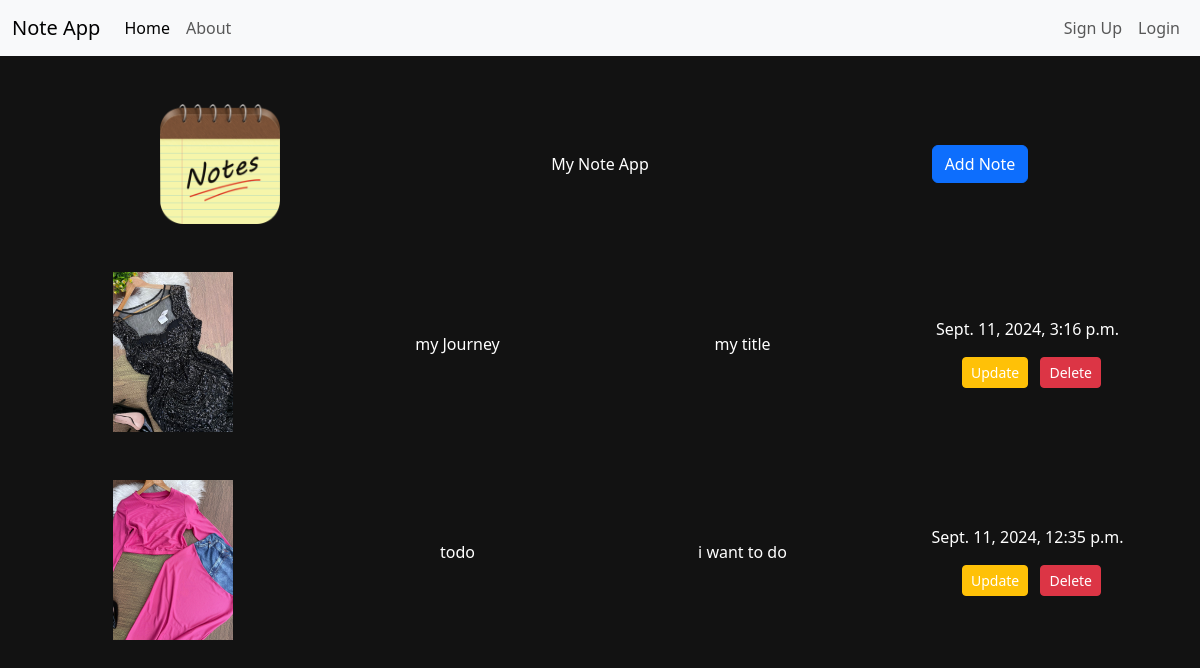
Before: / with the older database file.
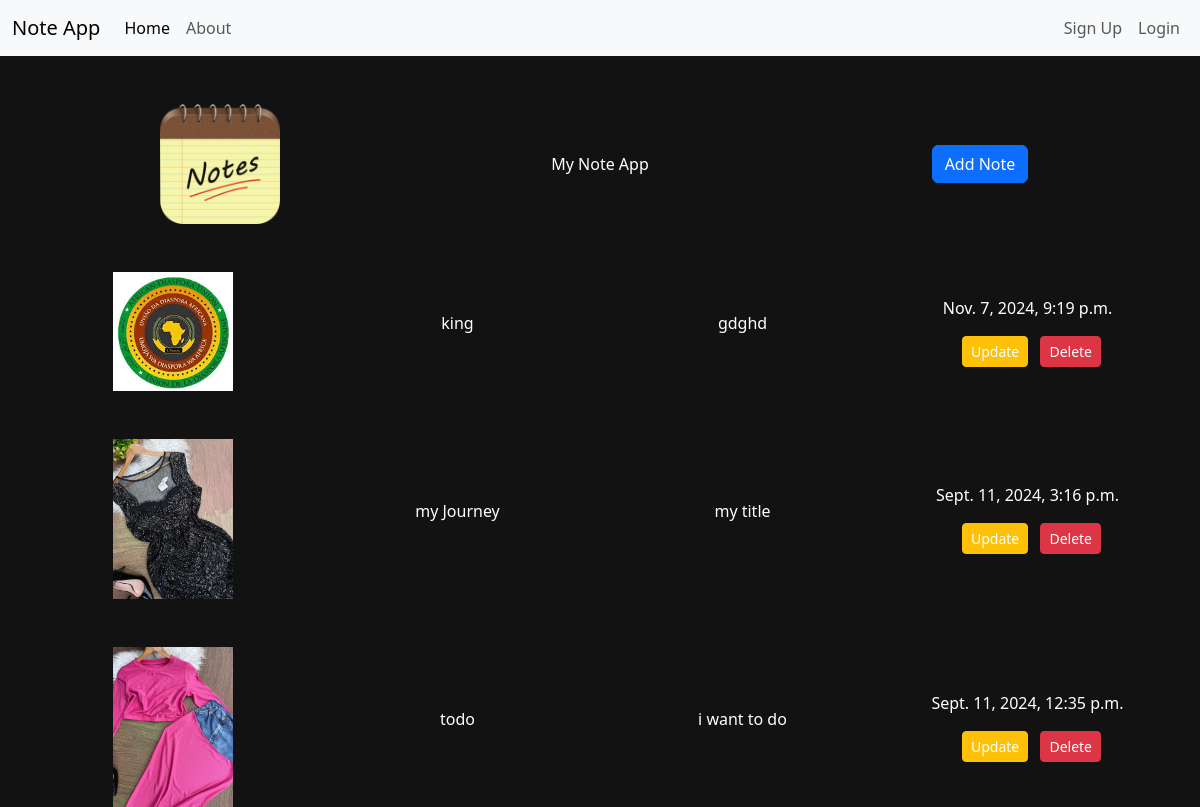
After: the same page with the newer database file.
### app/models.py (models this page shows, shortened)
class Note(models.Model):
    id = models.AutoField(primary_key=True)
    title = models.CharField(max_length=55, null=False, blank=False)
    content = models.TextField(null=False, blank=False)
    image = models.ImageField(upload_to='mymedia', null=True, blank=True)
    created_at = models.DateTimeField(auto_now=True)
    class meta:
        ordering = ['created_at']

### app/views.py (the view)
# urls.py: 2. Add a URL to urlpatterns:  path('', views.home, name='home')
def home(request):
    notes = Note.objects.all().order_by('-created_at')
    if request.method == 'POST':
        title = request.POST['title']
        content = request.POST['note']
        image = request.FILES['image']
        send = Note(title=title, content=content, image=image)
        send.save()
    return render(request, 'index.html', {"notes": notes})

### templates/index.html (shortened to what this page needs)
{% load static %}
<!doctype html>
<html lang="en">
<head>
    <link href="https://cdn.jsdelivr.net/npm/bootstrap@5.3.3/dist/css/bootstrap.min.css" rel="stylesheet"
>
        {% load static %}
        <link rel="stylesheet" href="{% static 'mystyle.css' %}">
</head>
<body>
    <nav class="navbar navbar-expand-lg bg-body-tertiary">
        <div class="container-fluid">
            <a class="navbar-brand" href="#">Note App</a>
            <div class="collapse navbar-collapse" id="navbarSupportedContent">
                <ul class="navbar-nav me-auto mb-2 mb-lg-0">
                    <li class="nav-item">
                        <a class="nav-link active" aria-current="page" href="#">Home</a>
                    </li>
                    <li class="nav-item">
                        <a class="nav-link" href="#">About</a>
                    </li>
                </ul>
                <ul class="navbar-nav  mb-2 mb-lg-0">
                    <li class="nav-item">
                        <p class="nav-link" >{{user.username}}</p>
                    </li>
                    <li class="nav-item">
                        <a class="nav-link" href="{% url 'signup' %}">Sign Up</a>
                    </li>
                    <li class="nav-item">
                        <a class="nav-link" href="{% url 'login' %}">Login</a>
                    </li>
                </ul>
            </div>
        </div>
    </nav>
    <header>
        <div class="container text-center mt-5">
            <div class="row align-items-center">
              <div class="col">
                <img src="{% static '/assets/noteapp1.png' %}">
              </div>
              <div class="col">
               My Note App
              </div>
              <div class="col">
                <a href="{% url 'addnote'%}" class="btn btn-primary">Add Note</a>
              </div>
            </div>
          </div>
        {% for note in notes %}
       <div class="container text-center mt-5">
        <div class="row align-items-center">
          <div class="col">
            <img src="{{ note.image.url }}">
          </div>
          <div class="col">
            <p class="text-white">{{ note.title }}</p>
          </div>
          <div class="col">
            <p class="text-white">{{ note.content }}</p>
          </div>
          <div class="col">
            <p class="text-white">{{ note.created_at }}</p> <a href="/note/updatenote/{{ 1 }}/" class="btn btn-warning btn-sm ms-2 text-white">Update</a><form action="" method="POST" class="d-inline">
                <button type="submit" class="btn btn-danger btn-sm ms-2">Delete</button>
            </form>
          </div>
        </div>
      </div>
      {% endfor %}
    </header>
</body>
</html>

### templates/index.html (style rules this page uses)
img { width: 120px; }
body { background-color: rgba(0, 0, 0, 0.93); color: white; }

Changed rows visible on the page:
added Note: image (picture), title "king", content "gdghd", created_at "Nov. 7, 2024, 9:19 p.m."
